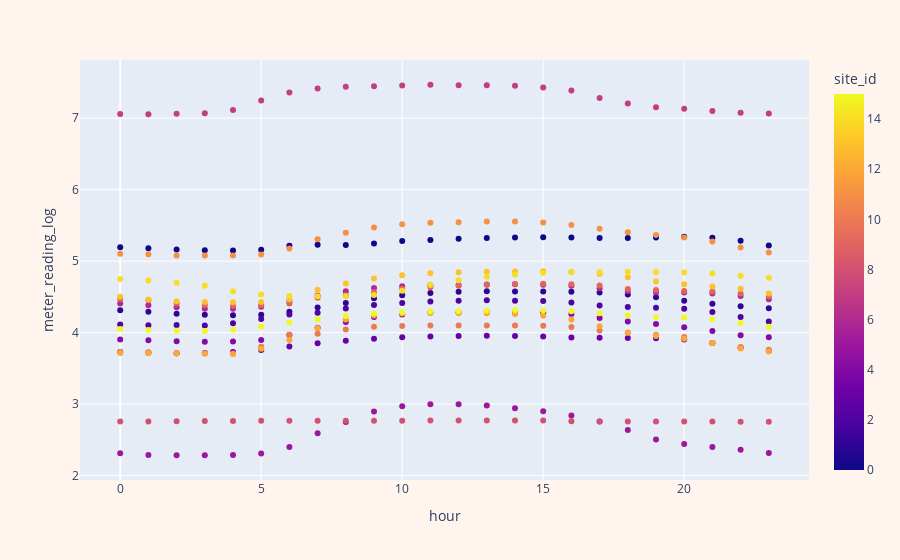

Write notebook code for a chart like this one.
### Code cell
#Meter Reading Hourly Average Graph
hourly_avg_sites = merged_data.groupby(['hour', 'site_id'])['meter_reading_log'].mean().reset_index()
fig3 = px.scatter(hourly_avg_sites, x='hour', y='meter_reading_log', color='site_id')
fig3.update_layout(

    paper_bgcolor='seashell'  # Set the color of the background
)

fig3.show()

### Figure 1 — Plotly figure (JSON) as saved in the notebook; plotly's stock layout.template omitted (floating-point values rounded to 4 significant figures; data arrays with more than 128 entries replaced by an {"elided": "..."} marker saying what was removed)
{"data": [{"hovertemplate": "hour=%{x}<br>meter_reading_log=%{y}<br>site_id=%{marker.color}<extra></extra>", "legendgroup": "", "marker": {"color": {"elided": "384 int values"}, "coloraxis": "coloraxis", "symbol": "circle"}, "mode": "markers", "name": "", "orientation": "v", "showlegend": false, "type": "scatter", "x": {"elided": "384 int values"}, "xaxis": "x", "y": {"elided": "384 float values"}, "yaxis": "y"}], "layout": {"coloraxis": {"colorbar": {"title": {"text": "site_id"}}, "colorscale": [[0, "#0d0887"], [0.1111, "#46039f"], [0.2222, "#7201a8"], [0.3333, "#9c179e"], [0.4444, "#bd3786"], [0.5556, "#d8576b"], [0.6667, "#ed7953"], [0.7778, "#fb9f3a"], [0.8889, "#fdca26"], [1, "#f0f921"]]}, "legend": {"tracegroupgap": 0}, "margin": {"t": 60}, "paper_bgcolor": "seashell", "xaxis": {"anchor": "y", "domain": [0, 1], "title": {"text": "hour"}}, "yaxis": {"anchor": "x", "domain": [0, 1], "title": {"text": "meter_reading_log"}}}}
